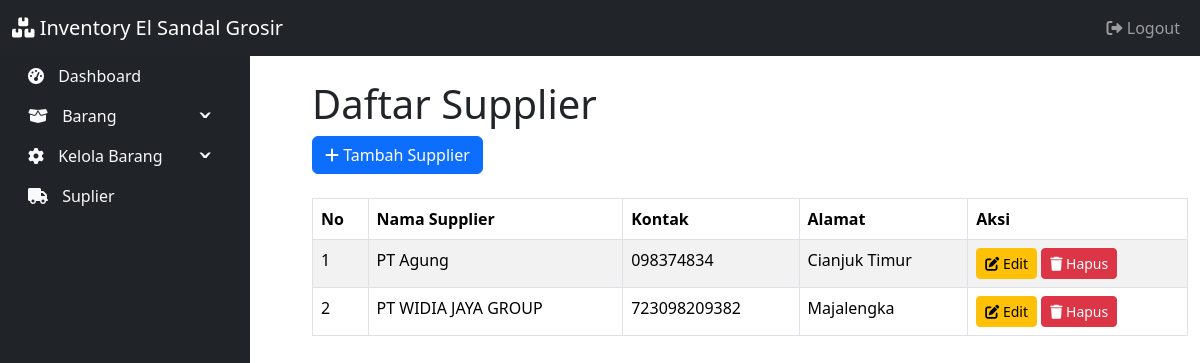
/halaman/suplier.php (signed in), run on the app's committed database.
### tables this page shows
CREATE TABLE `suplier` (
  `id` int(11) NOT NULL,
  `nama` varchar(255) NOT NULL,
  `kontak` varchar(255) DEFAULT NULL,
  `alamat` text DEFAULT NULL
);

### halaman/suplier.php (the view, shortened to what this page needs)
<?php
include '../koneksi/koneksi.php';
$querySuplier = "SELECT id, nama, kontak, alamat FROM suplier";
$resultSuplier = $koneksi->query($querySuplier);
?>
<!DOCTYPE html>
<html lang="en">
<head>
    <link href="https://cdn.jsdelivr.net/npm/bootstrap@5.3.1/dist/css/bootstrap.min.css" rel="stylesheet">
    <link rel="stylesheet" href="https://cdnjs.cloudflare.com/ajax/libs/font-awesome/6.0.0-beta3/css/all.min.css">
</head>
<body>
    <?php include '../komponen/navbar.php'; ?>
    <div class="container-fluid">
        <div class="row">
            <?php include '../komponen/sidebar.php'; ?>
            <div class="col-md-9 offset-md-3 mt-4">
                <h1>Daftar Supplier</h1>
                <a href="tambah_suplier.php" class="btn btn-primary btn-tambah">
                    <i class="fas fa-plus"></i> Tambah Supplier
                </a>
                <table class="table table-striped table-bordered mt-2">
                    <thead>
                        <tr>
                            <th>No</th>
                            <th>Nama Supplier</th>
                            <th>Kontak</th>
                            <th>Alamat</th>
                            <th>Aksi</th>
                        </tr>
                    </thead>
                    <tbody>
                        <?php
                        $no = 1;
                        while ($row = $resultSuplier->fetch_assoc()) {
                            echo "<tr>";
                            echo "<td>" . $no++ . "</td>";
                            echo "<td>" . $row['nama'] . "</td>";
                            echo "<td>" . $row['kontak'] . "</td>";
                            echo "<td>" . $row['alamat'] . "</td>";
                            echo "<td>";
                            echo "<a href='edit_suplier.php?id=" . $row['id'] . "' class='btn btn-sm btn-warning'>
                                    <i class='fas fa-edit'></i> Edit
                                  </a> ";
                            echo "<button class='btn btn-sm btn-danger' onclick='hapusSuplier(" . $row['id'] . ")'>
                                    <i class='fas fa-trash'></i> Hapus
                                  </button>";
                            echo "</td>";
                            echo "</tr>";
                        }
                        ?>
                    </tbody>
                </table>
            </div>
        </div>
    </div>
</body>
</html>

### halaman/suplier.php (style rules this page uses)
.btn-tambah { margin-bottom: 1rem; }

### data on the page
suplier: nama "PT Agung", kontak "098374834", alamat "Cianjuk Timur"
suplier: nama "PT WIDIA JAYA GROUP", kontak "723098209382", alamat "Majalengka"
